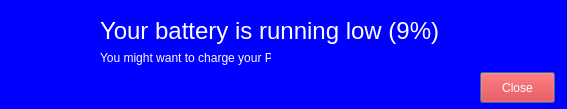
<?xml version="1.0" encoding="UTF-8"?>
<ui version="4.0">
 <class>batteryDetectorPopup_dialog</class>
 <widget class="QDialog" name="batteryDetectorPopup_dialog">
  <property name="windowModality">
   <enum>Qt::WindowModal</enum>
  </property>
  <property name="geometry">
   <rect>
    <x>0</x>
    <y>0</y>
    <width>567</width>
    <height>109</height>
   </rect>
  </property>
  <property name="windowTitle">
   <string>e~BD</string>
  </property>
  <property name="styleSheet">
   <string notr="true">QDialog#batteryDetectorPopup_dialog{
background-color:rgb(0, 0, 255)
}</string>
  </property>
  <property name="modal">
   <bool>false</bool>
  </property>
  <widget class="QPushButton" name="close_btn">
   <property name="geometry">
    <rect>
     <x>480</x>
     <y>72</y>
     <width>75</width>
     <height>31</height>
    </rect>
   </property>
   <property name="styleSheet">
    <string notr="true">QPushButton#close_btn{
background-color:rgb(255, 0, 0);color:rgb(255, 255, 255)

}</string>
   </property>
   <property name="text">
    <string>Close</string>
   </property>
  </widget>
  <widget class="QLabel" name="alert_text">
   <property name="geometry">
    <rect>
     <x>100</x>
     <y>10</y>
     <width>361</width>
     <height>41</height>
    </rect>
   </property>
   <property name="font">
    <font>
     <pointsize>18</pointsize>
    </font>
   </property>
   <property name="styleSheet">
    <string notr="true">QLabel#alert_text{
color:rgb(255, 255, 255)
}</string>
   </property>
   <property name="text">
    <string>Your battery is running low (9%)</string>
   </property>
  </widget>
  <widget class="QLabel" name="notify_text">
   <property name="geometry">
    <rect>
     <x>100</x>
     <y>50</y>
     <width>171</width>
     <height>16</height>
    </rect>
   </property>
   <property name="styleSheet">
    <string notr="true">QLabel#notify_text{
color:rgb(255, 255, 255)
}</string>
   </property>
   <property name="text">
    <string>You might want to charge your PC</string>
   </property>
  </widget>
 </widget>
 <resources/>
 <connections/>
</ui>
